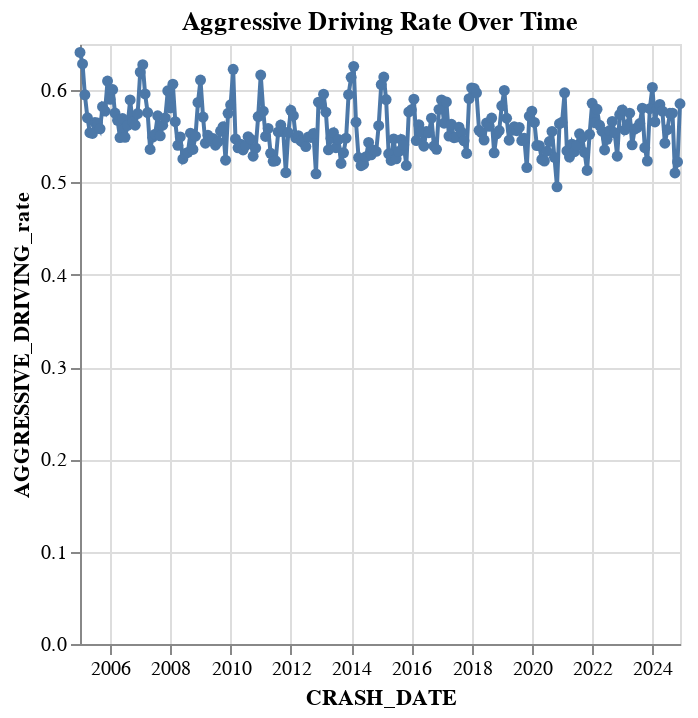

Source (notebook cell):
### Code cell
chart = alt.Chart(summ).mark_line(point=True).encode( 
    x= 'CRASH_DATE', 
    y= 'AGGRESSIVE_DRIVING_rate'
 ).properties(
    title='Aggressive Driving Rate Over Time'
 )

chart

### Figure 1 — Vega-Lite specification as saved in the notebook (floating-point values rounded to 4 significant figures; data arrays with more than 128 entries replaced by an {"elided": "..."} marker saying what was removed)
{"config": {"view": {"continuousWidth": 300, "continuousHeight": 300}}, "data": {"name": "data-b276e58e41fecefff2b29023bbe14a14"}, "mark": {"type": "line", "point": true}, "encoding": {"x": {"field": "CRASH_DATE", "type": "temporal"}, "y": {"field": "AGGRESSIVE_DRIVING_rate", "type": "quantitative"}}, "title": "Aggressive Driving Rate Over Time", "$schema": "https://vega.github.io/schema/vega-lite/v6.1.0.json", "datasets": {"data-b276e58e41fecefff2b29023bbe14a14": {"elided": "240 records"}}}
